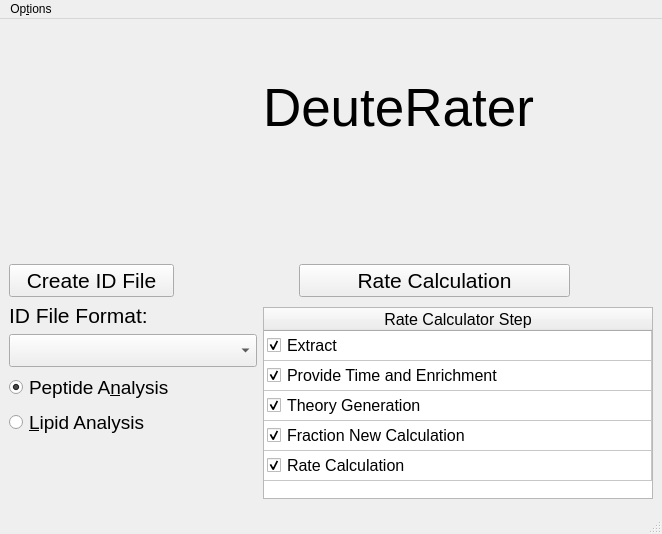
<?xml version="1.0" encoding="UTF-8"?>
<ui version="4.0">
 <class>MainWindow</class>
 <widget class="QMainWindow" name="MainWindow">
  <property name="geometry">
   <rect>
    <x>0</x>
    <y>0</y>
    <width>662</width>
    <height>534</height>
   </rect>
  </property>
  <property name="windowTitle">
   <string>MainWindow</string>
  </property>
  <widget class="QWidget" name="centralwidget">
   <layout class="QGridLayout" name="gridLayout">
    <item row="0" column="0" rowspan="5" colspan="2">
     <widget class="QLabel" name="Logo">
      <property name="sizePolicy">
       <sizepolicy hsizetype="MinimumExpanding" vsizetype="MinimumExpanding">
        <horstretch>0</horstretch>
        <verstretch>0</verstretch>
       </sizepolicy>
      </property>
      <property name="maximumSize">
       <size>
        <width>221</width>
        <height>191</height>
       </size>
      </property>
      <property name="text">
       <string/>
      </property>
      <property name="pixmap">
       <pixmap>../../../DeuteRater_py3.4_old/Logo.JPG</pixmap>
      </property>
      <property name="scaledContents">
       <bool>true</bool>
      </property>
     </widget>
    </item>
    <item row="0" column="4">
     <spacer name="verticalSpacer_2">
      <property name="orientation">
       <enum>Qt::Vertical</enum>
      </property>
      <property name="sizeHint" stdset="0">
       <size>
        <width>20</width>
        <height>44</height>
       </size>
      </property>
     </spacer>
    </item>
    <item row="1" column="3" colspan="2">
     <widget class="QLabel" name="Title">
      <property name="font">
       <font>
        <pointsize>40</pointsize>
       </font>
      </property>
      <property name="text">
       <string>DeuteRater</string>
      </property>
     </widget>
    </item>
    <item row="2" column="3" colspan="2">
     <spacer name="horizontalSpacer_2">
      <property name="orientation">
       <enum>Qt::Horizontal</enum>
      </property>
      <property name="sizeHint" stdset="0">
       <size>
        <width>282</width>
        <height>20</height>
       </size>
      </property>
     </spacer>
    </item>
    <item row="4" column="4">
     <spacer name="verticalSpacer">
      <property name="orientation">
       <enum>Qt::Vertical</enum>
      </property>
      <property name="sizeHint" stdset="0">
       <size>
        <width>20</width>
        <height>65</height>
       </size>
      </property>
     </spacer>
    </item>
    <item row="5" column="3" colspan="3">
     <spacer name="horizontalSpacer_3">
      <property name="orientation">
       <enum>Qt::Horizontal</enum>
      </property>
      <property name="sizeHint" stdset="0">
       <size>
        <width>371</width>
        <height>17</height>
       </size>
      </property>
     </spacer>
    </item>
    <item row="6" column="0" colspan="2">
     <widget class="QPushButton" name="IDFileButton">
      <property name="sizePolicy">
       <sizepolicy hsizetype="Expanding" vsizetype="Fixed">
        <horstretch>0</horstretch>
        <verstretch>0</verstretch>
       </sizepolicy>
      </property>
      <property name="font">
       <font>
        <pointsize>16</pointsize>
       </font>
      </property>
      <property name="text">
       <string>Create ID File</string>
      </property>
     </widget>
    </item>
    <item row="6" column="2" colspan="2">
     <spacer name="horizontalSpacer_4">
      <property name="orientation">
       <enum>Qt::Horizontal</enum>
      </property>
      <property name="sizeHint" stdset="0">
       <size>
        <width>78</width>
        <height>30</height>
       </size>
      </property>
     </spacer>
    </item>
    <item row="6" column="4">
     <widget class="QPushButton" name="RateCalculationButton">
      <property name="sizePolicy">
       <sizepolicy hsizetype="Expanding" vsizetype="Fixed">
        <horstretch>0</horstretch>
        <verstretch>0</verstretch>
       </sizepolicy>
      </property>
      <property name="font">
       <font>
        <pointsize>16</pointsize>
       </font>
      </property>
      <property name="text">
       <string>Rate Calculation</string>
      </property>
     </widget>
    </item>
    <item row="6" column="5">
     <spacer name="horizontalSpacer_6">
      <property name="orientation">
       <enum>Qt::Horizontal</enum>
      </property>
      <property name="sizeHint" stdset="0">
       <size>
        <width>61</width>
        <height>17</height>
       </size>
      </property>
     </spacer>
    </item>
    <item row="7" column="0" colspan="2">
     <widget class="QLabel" name="label">
      <property name="font">
       <font>
        <pointsize>16</pointsize>
       </font>
      </property>
      <property name="text">
       <string>ID File Format:</string>
      </property>
     </widget>
    </item>
    <item row="9" column="0" colspan="2">
     <widget class="QRadioButton" name="PeptideButton">
      <property name="font">
       <font>
        <pointsize>14</pointsize>
       </font>
      </property>
      <property name="text">
       <string>Peptide A&amp;nalysis</string>
      </property>
      <property name="checked">
       <bool>true</bool>
      </property>
     </widget>
    </item>
    <item row="10" column="0" colspan="2">
     <widget class="QRadioButton" name="LipidButton">
      <property name="font">
       <font>
        <pointsize>14</pointsize>
       </font>
      </property>
      <property name="text">
       <string>&amp;Lipid Analysis</string>
      </property>
     </widget>
    </item>
    <item row="11" column="1">
     <spacer name="verticalSpacer_3">
      <property name="orientation">
       <enum>Qt::Vertical</enum>
      </property>
      <property name="sizeHint" stdset="0">
       <size>
        <width>18</width>
        <height>28</height>
       </size>
      </property>
     </spacer>
    </item>
    <item row="12" column="0" colspan="3">
     <spacer name="horizontalSpacer_5">
      <property name="orientation">
       <enum>Qt::Horizontal</enum>
      </property>
      <property name="sizeHint" stdset="0">
       <size>
        <width>261</width>
        <height>20</height>
       </size>
      </property>
     </spacer>
    </item>
    <item row="7" column="3" rowspan="6" colspan="3">
     <widget class="QTableWidget" name="RequestedStepsTable">
      <property name="sizePolicy">
       <sizepolicy hsizetype="Expanding" vsizetype="Fixed">
        <horstretch>0</horstretch>
        <verstretch>0</verstretch>
       </sizepolicy>
      </property>
      <property name="minimumSize">
       <size>
        <width>0</width>
        <height>192</height>
       </size>
      </property>
      <property name="font">
       <font>
        <pointsize>12</pointsize>
       </font>
      </property>
      <property name="editTriggers">
       <set>QAbstractItemView::NoEditTriggers</set>
      </property>
      <property name="rowCount">
       <number>5</number>
      </property>
      <attribute name="horizontalHeaderCascadingSectionResizes">
       <bool>false</bool>
      </attribute>
      <attribute name="horizontalHeaderDefaultSectionSize">
       <number>40</number>
      </attribute>
      <attribute name="horizontalHeaderStretchLastSection">
       <bool>true</bool>
      </attribute>
      <attribute name="verticalHeaderVisible">
       <bool>false</bool>
      </attribute>
      <row>
       <property name="text">
        <string>New Row</string>
       </property>
      </row>
      <row/>
      <row/>
      <row/>
      <row/>
      <column>
       <property name="text">
        <string>Rate Calculator Step</string>
       </property>
      </column>
      <item row="0" column="0">
       <property name="text">
        <string>Extract</string>
       </property>
       <property name="checkState">
        <enum>Checked</enum>
       </property>
      </item>
      <item row="1" column="0">
       <property name="text">
        <string>Provide Time and Enrichment</string>
       </property>
       <property name="checkState">
        <enum>Checked</enum>
       </property>
      </item>
      <item row="2" column="0">
       <property name="text">
        <string>Theory Generation</string>
       </property>
       <property name="checkState">
        <enum>Checked</enum>
       </property>
      </item>
      <item row="3" column="0">
       <property name="text">
        <string>Fraction New Calculation</string>
       </property>
       <property name="checkState">
        <enum>Checked</enum>
       </property>
      </item>
      <item row="4" column="0">
       <property name="text">
        <string>Rate Calculation</string>
       </property>
       <property name="checkState">
        <enum>Checked</enum>
       </property>
      </item>
     </widget>
    </item>
    <item row="8" column="0" colspan="3">
     <widget class="QComboBox" name="id_file_options">
      <property name="font">
       <font>
        <pointsize>16</pointsize>
       </font>
      </property>
     </widget>
    </item>
   </layout>
  </widget>
  <widget class="QMenuBar" name="menubar">
   <property name="geometry">
    <rect>
     <x>0</x>
     <y>0</y>
     <width>662</width>
     <height>22</height>
    </rect>
   </property>
   <widget class="QMenu" name="menuOptions">
    <property name="title">
     <string>Op&amp;tions</string>
    </property>
    <addaction name="actionID_File_Settings"/>
    <addaction name="actionSettings"/>
   </widget>
   <addaction name="menuOptions"/>
  </widget>
  <widget class="QStatusBar" name="statusbar"/>
  <action name="actionSettings">
   <property name="text">
    <string>&amp;Rate Calculation Settings</string>
   </property>
  </action>
  <action name="actionID_File_Settings">
   <property name="text">
    <string>&amp;ID File Settings</string>
   </property>
   <property name="iconText">
    <string>ID File Settings</string>
   </property>
  </action>
 </widget>
 <resources/>
 <connections/>
</ui>
